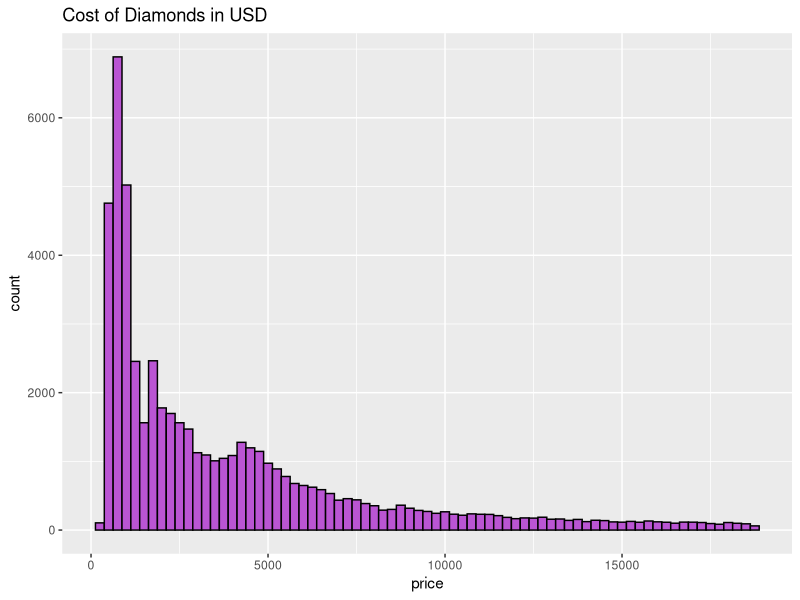
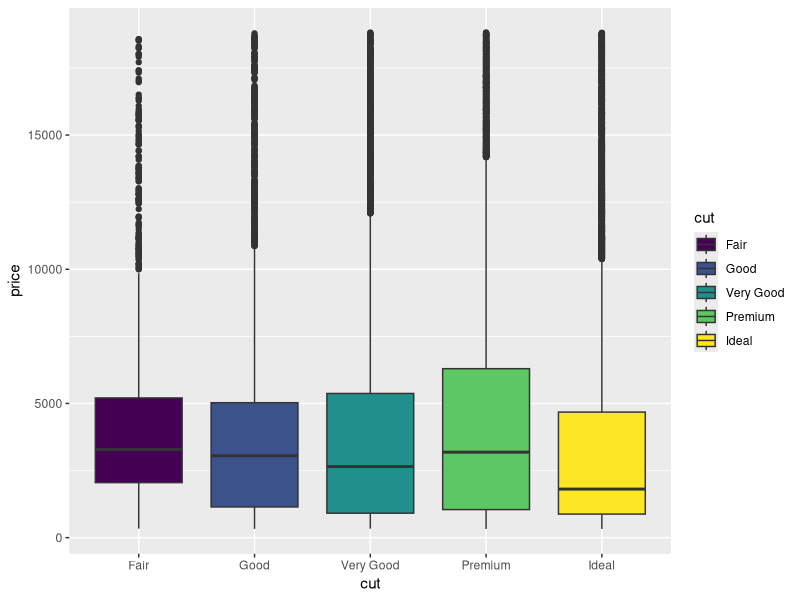
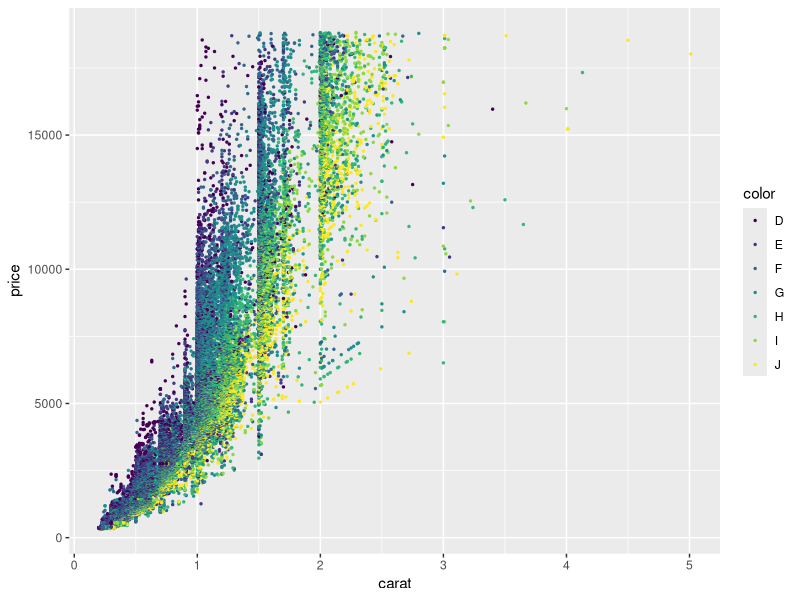
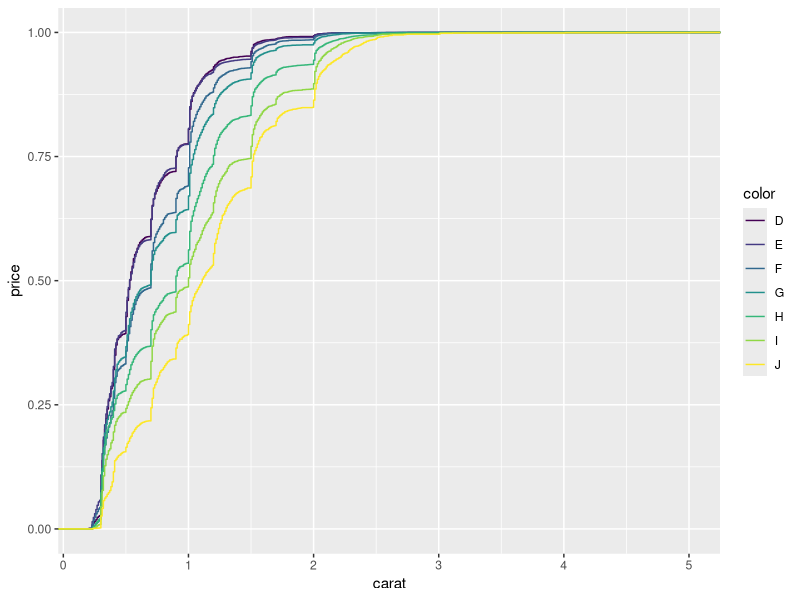
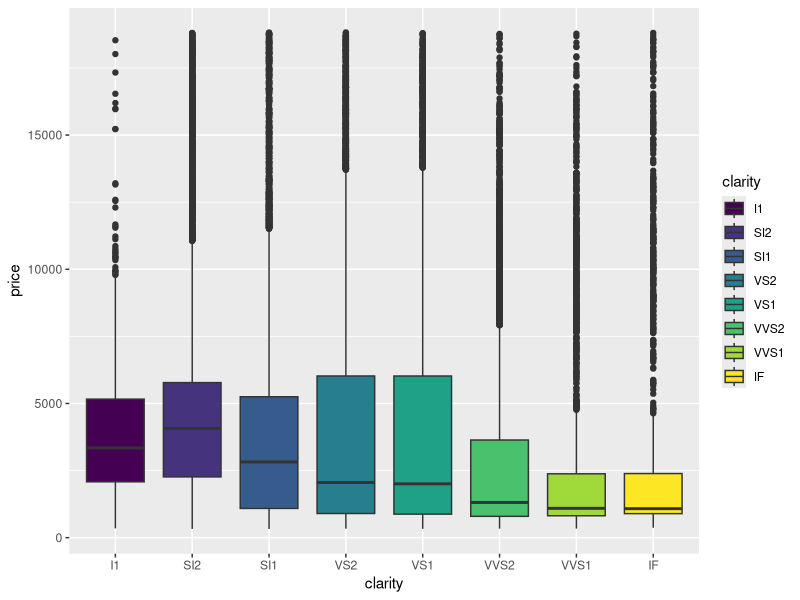

These figures' R source, in order:
library('tidyverse')

data(diamonds)
summary(diamonds)

price <- ggplot(data = diamonds, aes(x = price))
price + geom_histogram(binwidth = 250, colour = 'black', fill = 'mediumorchid') + labs(title = 'Cost of Diamonds in USD') 

cut <- ggplot(data = diamonds, aes(x = cut, y = price, fill = cut)) 
cut + geom_boxplot()

carat <- ggplot(data = diamonds, aes(x = carat, y = price, colour = color)) 
carat + geom_point(size = 0.5)

carat + stat_ecdf() 

clarity <- ggplot(data = diamonds, aes(x = clarity, y = price, fill = clarity)) 
clarity + geom_boxplot()
